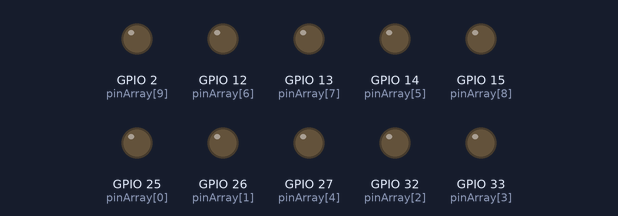
Bench run of a sketch on a simulated ESP32. Parts: output pins drawn as LEDs (lit = HIGH).

Above: at 0.15 s.
At 4.95 s:
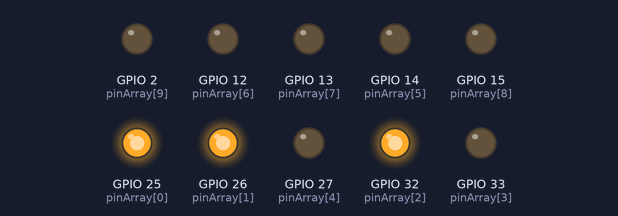
At 10.06 s:
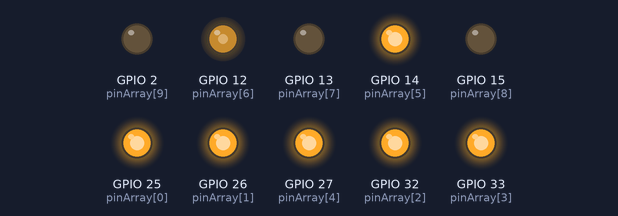
At 19.97 s:
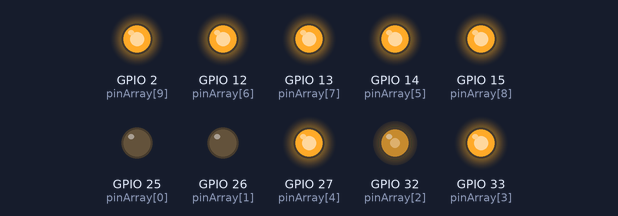
At 29.88 s:
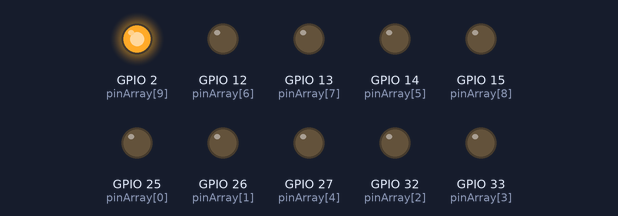
At 39.8 s:
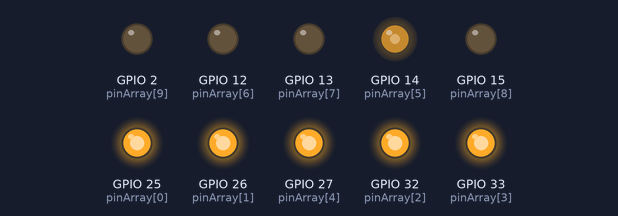
Timing chart, 0 to 40.0 s (numbered marks = the images above):
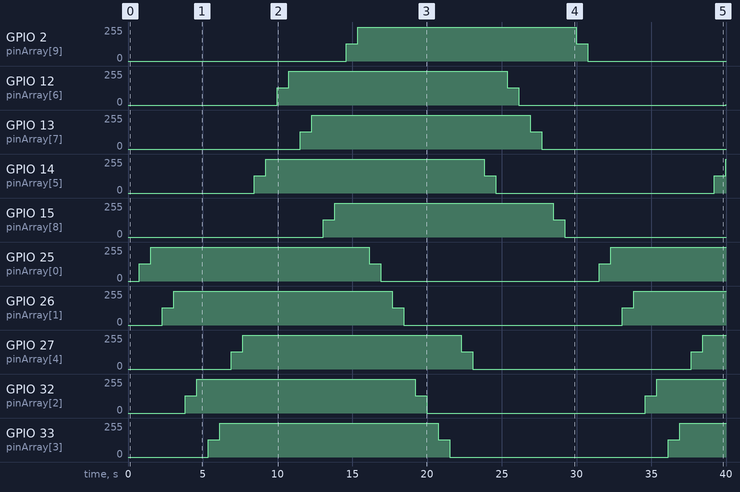

The sketch:

ESP32_PWMLED003.ino
```cpp
#define Frequency  5000 // Frequenz
#define Resolution 8    // Auflösung
#define Step       1    // PWM-Schritte
#define Speed      6    // Geschwindigkeit

// GPIO-Array
byte pinArray[] = {25, 26, 32, 33, 27, 14, 12, 13, 15, 2};

void setup() {
  for (int ch = 0; ch < 10; ch++) {
    ledcSetup(ch, Frequency, Resolution);
    ledcAttachPin(pinArray[ch], ch);
  }
}

void loop() {
  for (int ch = 0; ch < 10; ch++)
    for (int level = 0; level < 256; level+= Step) {
      ledcWrite(ch, level); delay(Speed);
    }
  for (int ch = 0; ch < 10; ch++)
    for (int level = 255; level >= 0; level-= Step) {
      ledcWrite(ch, level); delay(Speed);
    }
}
```

Measured:
- by itself, GPIO 2 (pinArray[9]): 0/255 → 128/255 at 14.6 s, → 255/255 0.76 s later, → 128/255 14.6 s later, → 0/255 0.78 s later
- by itself, GPIO 13 (pinArray[7]): 0/255 → 128/255 at 11.5 s, → 255/255 0.76 s later, → 128/255 14.6 s later, → 0/255 0.78 s later
- by itself, GPIO 15 (pinArray[8]): 0/255 → 128/255 at 13.1 s, → 255/255 0.76 s later, → 128/255 14.6 s later, → 0/255 0.78 s later
- by itself, GPIO 14 (pinArray[5]): 0/255 → 128/255 at 8.5 s, → 255/255 0.76 s later, → 128/255 14.6 s later, → 0/255 0.78 s later, … (6 changes in this stretch)
- by itself, GPIO 26 (pinArray[1]): 0/255 → 128/255 at 2.3 s, → 255/255 0.76 s later, → 128/255 14.6 s later, → 0/255 0.78 s later, … (6 changes in this stretch)
